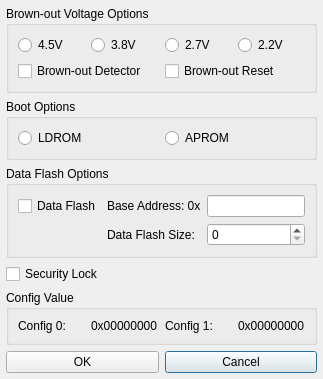
<?xml version="1.0" encoding="UTF-8"?>
<ui version="4.0">
 <class>Dialog</class>
 <widget class="QDialog" name="Dialog">
  <property name="geometry">
   <rect>
    <x>0</x>
    <y>0</y>
    <width>323</width>
    <height>350</height>
   </rect>
  </property>
  <layout class="QGridLayout" name="outer_layout">
   <property name="leftMargin">
    <number>6</number>
   </property>
   <property name="topMargin">
    <number>6</number>
   </property>
   <property name="rightMargin">
    <number>6</number>
   </property>
   <property name="bottomMargin">
    <number>6</number>
   </property>
   <property name="spacing">
    <number>6</number>
   </property>
   <item row="1" column="2" colspan="2">
    <widget class="QGroupBox" name="IDC_GROUP_BOOT_SELECT">
     <property name="title">
      <string>Boot Options</string>
     </property>
     <layout class="QHBoxLayout" name="layout_IDC_GROUP_BOOT_SELECT">
      <item>
       <widget class="QRadioButton" name="IDC_RADIO_BS_LDROM">
        <property name="text">
         <string>LDROM</string>
        </property>
       </widget>
      </item>
      <item>
       <widget class="QRadioButton" name="IDC_RADIO_BS_APROM">
        <property name="text">
         <string>APROM</string>
        </property>
       </widget>
      </item>
     </layout>
    </widget>
   </item>
   <item row="4" column="2" colspan="2">
    <widget class="QGroupBox" name="IDC_GROUP_CONFIG_VALUE">
     <property name="title">
      <string>Config Value</string>
     </property>
     <layout class="QHBoxLayout" name="layout_IDC_GROUP_CONFIG_VALUE">
      <item>
       <widget class="QLabel" name="IDC_STATIC_CONFIG_0">
        <property name="text">
         <string>Config 0:</string>
        </property>
       </widget>
      </item>
      <item>
       <widget class="QLabel" name="IDC_STATIC_CONFIG_VALUE_0">
        <property name="text">
         <string>0x00000000</string>
        </property>
       </widget>
      </item>
      <item>
       <widget class="QLabel" name="IDC_STATIC_CONFIG_1">
        <property name="text">
         <string>Config 1:</string>
        </property>
       </widget>
      </item>
      <item>
       <widget class="QLabel" name="IDC_STATIC_CONFIG_VALUE_1">
        <property name="text">
         <string>0x00000000</string>
        </property>
       </widget>
      </item>
     </layout>
    </widget>
   </item>
   <item row="0" column="2" colspan="2">
    <widget class="QGroupBox" name="IDC_GROUP_BROWN_OUT_VOLTAGE">
     <property name="sizePolicy">
      <sizepolicy hsizetype="Preferred" vsizetype="Preferred">
       <horstretch>0</horstretch>
       <verstretch>0</verstretch>
      </sizepolicy>
     </property>
     <property name="title">
      <string>Brown-out Voltage Options</string>
     </property>
     <layout class="QGridLayout" name="gridLayout">
      <item row="0" column="0">
       <widget class="QRadioButton" name="IDC_RADIO_BOV_0">
        <property name="text">
         <string>4.5V</string>
        </property>
       </widget>
      </item>
      <item row="0" column="1">
       <widget class="QRadioButton" name="IDC_RADIO_BOV_1">
        <property name="text">
         <string>3.8V</string>
        </property>
       </widget>
      </item>
      <item row="0" column="2">
       <widget class="QRadioButton" name="IDC_RADIO_BOV_2">
        <property name="text">
         <string>2.7V</string>
        </property>
       </widget>
      </item>
      <item row="0" column="3">
       <widget class="QRadioButton" name="IDC_RADIO_BOV_3">
        <property name="text">
         <string>2.2V</string>
        </property>
       </widget>
      </item>
      <item row="1" column="0" colspan="2">
       <widget class="QCheckBox" name="IDC_CHECK_BROWN_OUT_DETECT">
        <property name="sizePolicy">
         <sizepolicy hsizetype="Minimum" vsizetype="Fixed">
          <horstretch>0</horstretch>
          <verstretch>0</verstretch>
         </sizepolicy>
        </property>
        <property name="text">
         <string>Brown-out Detector</string>
        </property>
       </widget>
      </item>
      <item row="1" column="2" colspan="2">
       <widget class="QCheckBox" name="IDC_CHECK_BROWN_OUT_RESET">
        <property name="text">
         <string>Brown-out Reset</string>
        </property>
       </widget>
      </item>
     </layout>
    </widget>
   </item>
   <item row="5" column="3">
    <widget class="QPushButton" name="IDCANCEL">
     <property name="text">
      <string>Cancel</string>
     </property>
    </widget>
   </item>
   <item row="3" column="2">
    <widget class="QCheckBox" name="IDC_CHECK_SECURITY_LOCK">
     <property name="text">
      <string>Security Lock</string>
     </property>
    </widget>
   </item>
   <item row="5" column="2">
    <widget class="QPushButton" name="IDOK">
     <property name="text">
      <string>OK</string>
     </property>
    </widget>
   </item>
   <item row="2" column="2" colspan="2">
    <widget class="QGroupBox" name="IDC_GROUP_DATA_FLASH">
     <property name="title">
      <string>Data Flash Options</string>
     </property>
     <layout class="QGridLayout" name="gridLayout_2" columnstretch="2,1,1,0">
      <item row="1" column="2">
       <widget class="QLabel" name="IDC_STATIC_DATA_FLASH_SIZE">
        <property name="text">
         <string>Data Flash Size:</string>
        </property>
       </widget>
      </item>
      <item row="1" column="3">
       <widget class="QSpinBox" name="IDC_SPIN_DATA_FLASH_SIZE"/>
      </item>
      <item row="0" column="2">
       <widget class="QLabel" name="IDC_STATIC_FLASH_BASE_ADDRESS">
        <property name="text">
         <string>Base Address: 0x</string>
        </property>
       </widget>
      </item>
      <item row="0" column="3">
       <widget class="QLineEdit" name="IDC_EDIT_FLASH_BASE_ADDRESS"/>
      </item>
      <item row="0" column="0" colspan="2">
       <widget class="QCheckBox" name="IDC_CHECK_DATA_FLASH_ENABLE">
        <property name="text">
         <string>Data Flash</string>
        </property>
       </widget>
      </item>
     </layout>
    </widget>
   </item>
  </layout>
 </widget>
 <resources/>
 <connections/>
</ui>
